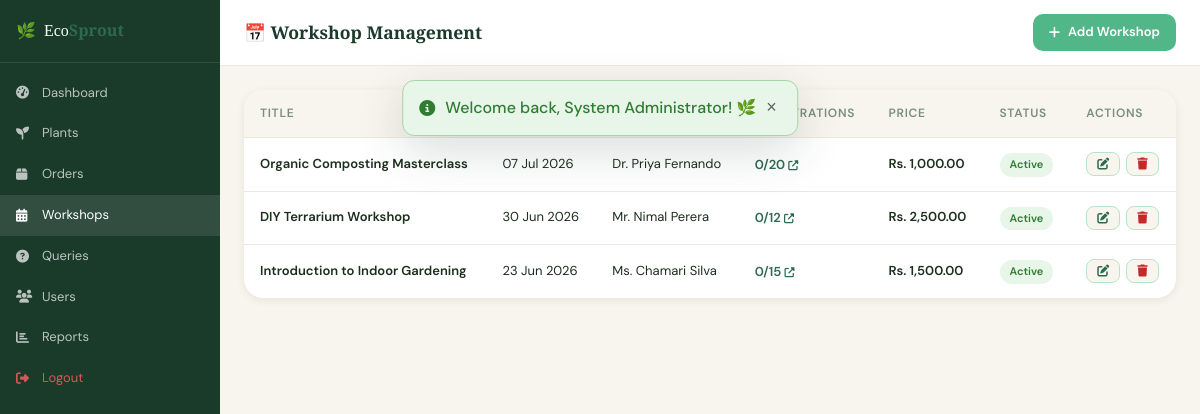
The page /admin/workshops.php (signed in) on the database its author committed.
### tables this page shows
CREATE TABLE workshops (
    id INT AUTO_INCREMENT PRIMARY KEY,
    title VARCHAR(200) NOT NULL,
    description TEXT,
    instructor VARCHAR(100),
    workshop_date DATE NOT NULL,
    start_time TIME,
    end_time TIME,
    location VARCHAR(200),
    max_participants INT DEFAULT 20,
    current_participants INT DEFAULT 0,
    price DECIMAL(10,2) DEFAULT 0.00,
    image VARCHAR(255),
    is_active TINYINT(1) DEFAULT 1,
    created_at TIMESTAMP DEFAULT CURRENT_TIMESTAMP
);

### includes/config.php (called while the page is built, shortened)
<?php
function isAdmin() {
    return isset($_SESSION['role']) && $_SESSION['role'] === 'admin';
}
function getFlash() {
    if (isset($_SESSION['flash'])) {
        $flash = $_SESSION['flash'];
        return $flash;
    }
    return null;
}
function formatPrice($price) {
    return 'Rs. ' . number_format((float)$price, 2);
}
?>

### admin/workshops.php (the view, shortened to what this page needs)
<?php
require_once '../includes/config.php';
$workshops = $conn->query("SELECT w.*, COUNT(wr.id) as reg_count FROM workshops w LEFT JOIN workshop_registrations wr ON w.id=wr.workshop_id GROUP BY w.id ORDER BY w.workshop_date DESC");
?>
<!DOCTYPE html>
<html lang="en">
<head>
    <link rel="stylesheet" href="https://cdnjs.cloudflare.com/ajax/libs/font-awesome/6.5.0/css/all.min.css">
    <link rel="stylesheet" href="<?= SITE_URL ?>/css/style.css">
</head>
<body>
<?php $flash = getFlash(); if ($flash): ?>
<div class="flash-message flash-<?= $flash['type'] ?>" id="flashMsg" style="z-index:9999;">
    <i class="fas fa-info-circle"></i> <?= htmlspecialchars($flash['message']) ?>
    <button onclick="document.getElementById('flashMsg').remove()" class="flash-close">&times;</button>
</div>
<?php endif; ?>
<div class="admin-wrap">
    <aside class="adm-sidebar">
        <div class="logo"><div style="display:flex;align-items:center;gap:8px;"><span>🌿</span><span class="logo-text">Eco<strong>Sprout</strong></span></div></div>
        <nav class="adm-nav" style="padding:10px 0;">
            <a href="<?= SITE_URL ?>/admin/dashboard.php"><i class="fas fa-tachometer-alt"></i> Dashboard</a>
            <a href="<?= SITE_URL ?>/admin/plants.php"><i class="fas fa-seedling"></i> Plants</a>
            <a href="<?= SITE_URL ?>/admin/orders.php"><i class="fas fa-box"></i> Orders</a>
            <a href="<?= SITE_URL ?>/admin/workshops.php" class="active"><i class="fas fa-calendar-alt"></i> Workshops</a>
            <a href="<?= SITE_URL ?>/admin/queries.php"><i class="fas fa-question-circle"></i> Queries</a>
            <?php if (isAdmin()): ?>
            <a href="<?= SITE_URL ?>/admin/users.php"><i class="fas fa-users"></i> Users</a>
            <a href="<?= SITE_URL ?>/admin/reports.php"><i class="fas fa-chart-bar"></i> Reports</a>
            <?php endif; ?>
            <a href="<?= SITE_URL ?>/logout.php" style="color:rgba(255,100,100,.8);"><i class="fas fa-sign-out-alt"></i> Logout</a>
        </nav>
    </aside>
    <div class="adm-main">
        <div class="adm-topbar">
            <h2 style="margin:0;font-size:1.1rem;">📅 Workshop Management</h2>
            <a href="?action=add" class="btn-primary" style="padding:8px 16px;font-size:13px;">
                <i class="fas fa-plus"></i> Add Workshop
            </a>
        </div>
        <div class="adm-content">
            <div style="background:white;border-radius:var(--radius-lg);overflow:hidden;box-shadow:var(--shadow-sm);">
                <table class="data-table">
                    <thead>
                        <tr><th>Title</th><th>Date</th><th>Instructor</th><th>Registrations</th><th>Price</th><th>Status</th><th>Actions</th></tr>
                    </thead>
                    <tbody>
                        <?php while ($w = $workshops->fetch_assoc()):
                        ?>
                        <tr>
                            <td>
                                <div style="font-weight:600;font-size:13px;"><?= htmlspecialchars(substr($w['title'],0,40)) ?></div>
                            </td>
                            <td style="font-size:13px;"><?= date('d M Y', strtotime($w['workshop_date'])) ?></td>
                            <td style="font-size:13px;"><?= htmlspecialchars($w['instructor'] ?? '–') ?></td>
                            <td>
                                <a href="?registrations=<?= $w['id'] ?>" style="font-size:13px;color:var(--green-mid);font-weight:600;">
                                    <?= $w['reg_count'] ?>/<?= $w['max_participants'] ?>
                                    <i class="fas fa-external-link-alt" style="font-size:10px;"></i>
                                </a>
                            </td>
                            <td style="font-size:13px;font-weight:600;"><?= $w['price']>0?formatPrice($w['price']):'Free' ?></td>
                            <td>
                                <span class="badge <?= $w['is_active']?'badge-success':'badge-default' ?>">
                                    <?= $w['is_active']?'Active':'Inactive' ?>
                                </span>
                            </td>
                            <td>
                                <div style="display:flex;gap:6px;">
                                    <a href="?action=edit&id=<?= $w['id'] ?>" class="btn-view" style="padding:5px 10px;font-size:12px;"><i class="fas fa-edit"></i></a>
                                    <a href="?delete=<?= $w['id'] ?>" class="btn-view" style="padding:5px 10px;font-size:12px;color:var(--error);" onclick="return confirm('Deactivate this workshop?')"><i class="fas fa-trash"></i></a>
                                </div>
                            </td>
                        </tr>
                        <?php endwhile; ?>
                    </tbody>
                </table>
            </div>
        </div>
    </div>
</div>
</body>
</html>

### css/style.css (style rules this page uses)
:root { --green-dark: #1a3a2a; --green-mid: #2d6a4f; --green-light: #52b788; --green-pale: #b7e4c7; --cream: #f8f4ee; --cream-dark: #ede8df; --brown: #7c5c3c; --brown-light: #c4956a; --gold: #d4a843; --text-dark: #1c2e1c; --text-mid: #4a5e4a; --text-light: #7a8f7a; --white: #ffffff; --error: #c62828; --success: #2e7d32; --warning: #e65100; --shadow-sm: 0 2px 8px rgba(26,58,42,.08); --shadow-md: 0 6px 24px rgba(26,58,42,.12); --shadow-lg: 0 16px 48px rgba(26,58,42,.16); --radius: 12px; --radius-lg: 20px; --transition: all .3s cubic-bezier(.4,0,.2,1); }
*, *::before, *::after { box-sizing: border-box; margin: 0; padding: 0; }
html { scroll-behavior: smooth; }
body { font-family: 'DM Sans', sans-serif; background: var(--cream); color: var(--text-dark); line-height: 1.6; font-size: 16px; }
h1, h2, h3, h4, h5 { font-family: 'Playfair Display', serif; line-height: 1.2; color: var(--green-dark); }
a { color: inherit; text-decoration: none; transition: var(--transition); }
.flash-message { position: fixed; top: 80px; left: 50%; transform: translateX(-50%); z-index: 9999; padding: 14px 20px 14px 16px; border-radius: var(--radius); font-weight: 500; display: flex; align-items: center; gap: 10px; box-shadow: var(--shadow-lg); min-width: 300px; max-width: 500px; animation: slideDown .4s ease; }
.flash-success { background: #e8f5e9; color: var(--success); border: 1px solid #a5d6a7; }
.flash-close { margin-left: auto; background: none; border: none; font-size: 18px; cursor: pointer; opacity: .6; }
.logo-text { font-family: 'Playfair Display', serif; font-size: 22px; color: var(--green-dark); }
.logo-text strong { color: var(--green-mid); }
.btn-primary { display: inline-flex; align-items: center; gap: 8px; padding: 14px 28px; background: var(--green-light); color: white; border-radius: 10px; font-weight: 600; font-size: 15px; border: none; cursor: pointer; transition: var(--transition); }
.btn-view { display: flex; align-items: center; gap: 6px; padding: 8px 14px; background: var(--cream); color: var(--green-mid); border-radius: 8px; font-size: 13px; font-weight: 600; border: 1.5px solid var(--green-pale); cursor: pointer; transition: var(--transition); }
.data-table { width: 100%; border-collapse: collapse; background: white; border-radius: var(--radius); overflow: hidden; box-shadow: var(--shadow-sm); }
.data-table th { padding: 14px 16px; text-align: left; font-size: 12px; font-weight: 600; text-transform: uppercase; letter-spacing: .06em; color: var(--text-light); background: var(--cream); }
.data-table td { padding: 14px 16px; border-top: 1px solid var(--cream-dark); font-size: 14px; vertical-align: middle; }
.badge { display: inline-flex; align-items: center; padding: 3px 10px; border-radius: 50px; font-size: 11px; font-weight: 600; }
.badge-success { background: #e8f5e9; color: var(--success); }

### admin/workshops.php (style rules this page uses)
body { margin:0 }
.admin-wrap { display:flex;min-height:100vh }
.adm-sidebar { width:220px;background:var(--green-dark);position:fixed;top:0;left:0;bottom:0;z-index:100;overflow-y:auto }
.adm-sidebar .logo { padding:18px 16px;border-bottom:1px solid rgba(255,255,255,.1) }
.adm-sidebar .logo .logo-text { color:white;font-size:16px }
.adm-nav a { display:flex;align-items:center;gap:10px;padding:10px 16px;font-size:13px;color:rgba(255,255,255,.7) }
.adm-nav a:hover,.adm-nav a.active { background:rgba(255,255,255,.1);color:white }
.adm-nav a i { width:16px }
.adm-main { margin-left:220px;flex:1;background:var(--cream) }
.adm-topbar { background:white;padding:14px 24px;border-bottom:1px solid var(--cream-dark);display:flex;align-items:center;justify-content:space-between }
.adm-content { padding:24px }

### rows shown on the page
workshops: title "Organic Composting Masterclass", workshop_date "07 Jul 2026", instructor "Dr. Priya Fernando", reg_count "0", max_participants "20", price "Rs. 1,000.00", is_active "Active"
workshops: title "DIY Terrarium Workshop", workshop_date "30 Jun 2026", instructor "Mr. Nimal Perera", reg_count "0", max_participants "12", price "Rs. 2,500.00", is_active "Active"
workshops: title "Introduction to Indoor Gardening", workshop_date "23 Jun 2026", instructor "Ms. Chamari Silva", reg_count "0", max_participants "15", price "Rs. 1,500.00", is_active "Active"

### other values the page prints
$flash['message'] "Welcome back, System Administrator! 🌿"
